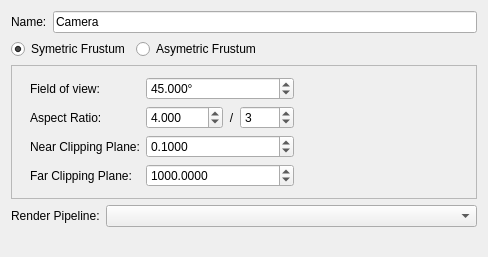
<?xml version="1.0" encoding="UTF-8"?>
<ui version="4.0">
 <class>QCameraNodePage</class>
 <widget class="QWidget" name="QCameraNodePage">
  <property name="geometry">
   <rect>
    <x>0</x>
    <y>0</y>
    <width>484</width>
    <height>257</height>
   </rect>
  </property>
  <property name="windowTitle">
   <string>Form</string>
  </property>
  <layout class="QVBoxLayout">
   <item>
    <layout class="QHBoxLayout">
     <item>
      <widget class="QLabel" name="label">
       <property name="text">
        <string>Name:</string>
       </property>
      </widget>
     </item>
     <item>
      <widget class="QLineEdit" name="m_name">
       <property name="text">
        <string>Camera</string>
       </property>
      </widget>
     </item>
    </layout>
   </item>
   <item>
    <layout class="QHBoxLayout">
     <item>
      <widget class="QRadioButton" name="m_symFrustum">
       <property name="text">
        <string>Symetric Frustum</string>
       </property>
       <property name="checked">
        <bool>true</bool>
       </property>
      </widget>
     </item>
     <item>
      <widget class="QRadioButton" name="m_asymFrustum">
       <property name="text">
        <string>Asymetric Frustum</string>
       </property>
      </widget>
     </item>
     <item>
      <spacer>
       <property name="orientation">
        <enum>Qt::Horizontal</enum>
       </property>
       <property name="sizeHint" stdset="0">
        <size>
         <width>40</width>
         <height>20</height>
        </size>
       </property>
      </spacer>
     </item>
    </layout>
   </item>
   <item>
    <widget class="QFrame" name="frame">
     <property name="frameShape">
      <enum>QFrame::StyledPanel</enum>
     </property>
     <property name="frameShadow">
      <enum>QFrame::Sunken</enum>
     </property>
     <layout class="QVBoxLayout">
      <property name="spacing">
       <number>2</number>
      </property>
      <property name="topMargin">
       <number>2</number>
      </property>
      <property name="rightMargin">
       <number>2</number>
      </property>
      <property name="bottomMargin">
       <number>2</number>
      </property>
      <item>
       <widget class="QStackedWidget" name="m_stackedWidget">
        <property name="currentIndex">
         <number>0</number>
        </property>
        <widget class="QWidget" name="m_symPage">
         <layout class="QGridLayout">
          <item row="0" column="0">
           <widget class="QLabel" name="label_2">
            <property name="text">
             <string>Field of view:</string>
            </property>
           </widget>
          </item>
          <item row="0" column="1">
           <widget class="QDoubleSpinBox" name="m_fov">
            <property name="suffix">
             <string>°</string>
            </property>
            <property name="decimals">
             <number>3</number>
            </property>
            <property name="maximum">
             <double>359.999000000000024</double>
            </property>
            <property name="value">
             <double>45.000000000000000</double>
            </property>
           </widget>
          </item>
          <item row="0" column="2">
           <spacer>
            <property name="orientation">
             <enum>Qt::Horizontal</enum>
            </property>
            <property name="sizeHint" stdset="0">
             <size>
              <width>40</width>
              <height>20</height>
             </size>
            </property>
           </spacer>
          </item>
          <item row="1" column="0">
           <widget class="QLabel" name="label_3">
            <property name="text">
             <string>Aspect Ratio:</string>
            </property>
           </widget>
          </item>
          <item row="1" column="1">
           <layout class="QHBoxLayout">
            <item>
             <widget class="QDoubleSpinBox" name="m_aspQuo">
              <property name="decimals">
               <number>3</number>
              </property>
              <property name="maximum">
               <double>1000.000000000000000</double>
              </property>
              <property name="value">
               <double>4.000000000000000</double>
              </property>
             </widget>
            </item>
            <item>
             <widget class="QLabel" name="label_6">
              <property name="text">
               <string>/</string>
              </property>
              <property name="alignment">
               <set>Qt::AlignCenter</set>
              </property>
             </widget>
            </item>
            <item>
             <widget class="QSpinBox" name="m_aspDiv">
              <property name="minimum">
               <number>1</number>
              </property>
              <property name="maximum">
               <number>1000</number>
              </property>
              <property name="value">
               <number>3</number>
              </property>
             </widget>
            </item>
           </layout>
          </item>
          <item row="1" column="2">
           <spacer>
            <property name="orientation">
             <enum>Qt::Horizontal</enum>
            </property>
            <property name="sizeHint" stdset="0">
             <size>
              <width>40</width>
              <height>20</height>
             </size>
            </property>
           </spacer>
          </item>
          <item row="2" column="0">
           <widget class="QLabel" name="label_4">
            <property name="text">
             <string>Near Clipping Plane:</string>
            </property>
           </widget>
          </item>
          <item row="2" column="1">
           <widget class="QDoubleSpinBox" name="m_symNearClipping">
            <property name="decimals">
             <number>4</number>
            </property>
            <property name="minimum">
             <double>0.000100000000000</double>
            </property>
            <property name="maximum">
             <double>100000.000000000000000</double>
            </property>
            <property name="value">
             <double>0.100000000000000</double>
            </property>
           </widget>
          </item>
          <item row="2" column="2">
           <spacer>
            <property name="orientation">
             <enum>Qt::Horizontal</enum>
            </property>
            <property name="sizeHint" stdset="0">
             <size>
              <width>40</width>
              <height>20</height>
             </size>
            </property>
           </spacer>
          </item>
          <item row="3" column="0">
           <widget class="QLabel" name="label_5">
            <property name="text">
             <string>Far Clipping Plane:</string>
            </property>
           </widget>
          </item>
          <item row="3" column="1">
           <widget class="QDoubleSpinBox" name="m_symFarClipping">
            <property name="decimals">
             <number>4</number>
            </property>
            <property name="minimum">
             <double>0.000100000000000</double>
            </property>
            <property name="maximum">
             <double>1000000.000000000000000</double>
            </property>
            <property name="value">
             <double>1000.000000000000000</double>
            </property>
           </widget>
          </item>
          <item row="3" column="2">
           <spacer>
            <property name="orientation">
             <enum>Qt::Horizontal</enum>
            </property>
            <property name="sizeHint" stdset="0">
             <size>
              <width>40</width>
              <height>20</height>
             </size>
            </property>
           </spacer>
          </item>
         </layout>
        </widget>
        <widget class="QWidget" name="m_asymPage">
         <layout class="QGridLayout">
          <item row="0" column="0">
           <widget class="QLabel" name="label_7">
            <property name="text">
             <string>Left Plane:</string>
            </property>
           </widget>
          </item>
          <item row="0" column="1">
           <widget class="QLineEdit" name="m_leftPlane">
            <property name="text">
             <string>-0.055228457</string>
            </property>
           </widget>
          </item>
          <item row="0" column="2">
           <widget class="QLabel" name="label_8">
            <property name="text">
             <string>Right Plane:</string>
            </property>
           </widget>
          </item>
          <item row="0" column="3">
           <widget class="QLineEdit" name="m_rightPlane">
            <property name="text">
             <string>0.055228457</string>
            </property>
           </widget>
          </item>
          <item row="1" column="0">
           <widget class="QLabel" name="label_10">
            <property name="text">
             <string>Bottom Plane:</string>
            </property>
           </widget>
          </item>
          <item row="1" column="1">
           <widget class="QLineEdit" name="m_bottomPlane">
            <property name="text">
             <string>-0.041421354</string>
            </property>
           </widget>
          </item>
          <item row="1" column="2">
           <widget class="QLabel" name="label_9">
            <property name="text">
             <string>Top Plane:</string>
            </property>
           </widget>
          </item>
          <item row="1" column="3">
           <widget class="QLineEdit" name="m_topPlane">
            <property name="text">
             <string>0.041421354</string>
            </property>
           </widget>
          </item>
          <item row="2" column="0">
           <widget class="QLabel" name="label_11">
            <property name="text">
             <string>Near Clipping Plane:</string>
            </property>
           </widget>
          </item>
          <item row="2" column="1">
           <widget class="QDoubleSpinBox" name="m_asymNearClipping">
            <property name="decimals">
             <number>4</number>
            </property>
            <property name="minimum">
             <double>0.000100000000000</double>
            </property>
            <property name="maximum">
             <double>100000.000000000000000</double>
            </property>
            <property name="value">
             <double>0.100000000000000</double>
            </property>
           </widget>
          </item>
          <item row="2" column="2">
           <widget class="QLabel" name="label_12">
            <property name="text">
             <string>Far Clipping Plane:</string>
            </property>
           </widget>
          </item>
          <item row="2" column="3">
           <widget class="QDoubleSpinBox" name="m_asymFarClipping">
            <property name="decimals">
             <number>4</number>
            </property>
            <property name="minimum">
             <double>0.000100000000000</double>
            </property>
            <property name="maximum">
             <double>100000.000000000000000</double>
            </property>
            <property name="value">
             <double>0.100000000000000</double>
            </property>
           </widget>
          </item>
          <item row="3" column="0" colspan="4">
           <layout class="QHBoxLayout">
            <item>
             <spacer>
              <property name="orientation">
               <enum>Qt::Horizontal</enum>
              </property>
              <property name="sizeHint" stdset="0">
               <size>
                <width>141</width>
                <height>20</height>
               </size>
              </property>
             </spacer>
            </item>
            <item>
             <widget class="QToolButton" name="m_importButton">
              <property name="text">
               <string>Import</string>
              </property>
             </widget>
            </item>
            <item>
             <spacer>
              <property name="orientation">
               <enum>Qt::Horizontal</enum>
              </property>
              <property name="sizeHint" stdset="0">
               <size>
                <width>151</width>
                <height>20</height>
               </size>
              </property>
             </spacer>
            </item>
           </layout>
          </item>
         </layout>
        </widget>
       </widget>
      </item>
     </layout>
    </widget>
   </item>
   <item>
    <layout class="QHBoxLayout">
     <item>
      <widget class="QLabel" name="label_13">
       <property name="sizePolicy">
        <sizepolicy hsizetype="Fixed" vsizetype="Preferred">
         <horstretch>0</horstretch>
         <verstretch>0</verstretch>
        </sizepolicy>
       </property>
       <property name="text">
        <string>Render Pipeline:</string>
       </property>
      </widget>
     </item>
     <item>
      <widget class="QComboBox" name="m_pipeline"/>
     </item>
    </layout>
   </item>
   <item>
    <spacer>
     <property name="orientation">
      <enum>Qt::Vertical</enum>
     </property>
     <property name="sizeHint" stdset="0">
      <size>
       <width>466</width>
       <height>20</height>
      </size>
     </property>
    </spacer>
   </item>
  </layout>
 </widget>
 <resources/>
 <connections/>
</ui>
